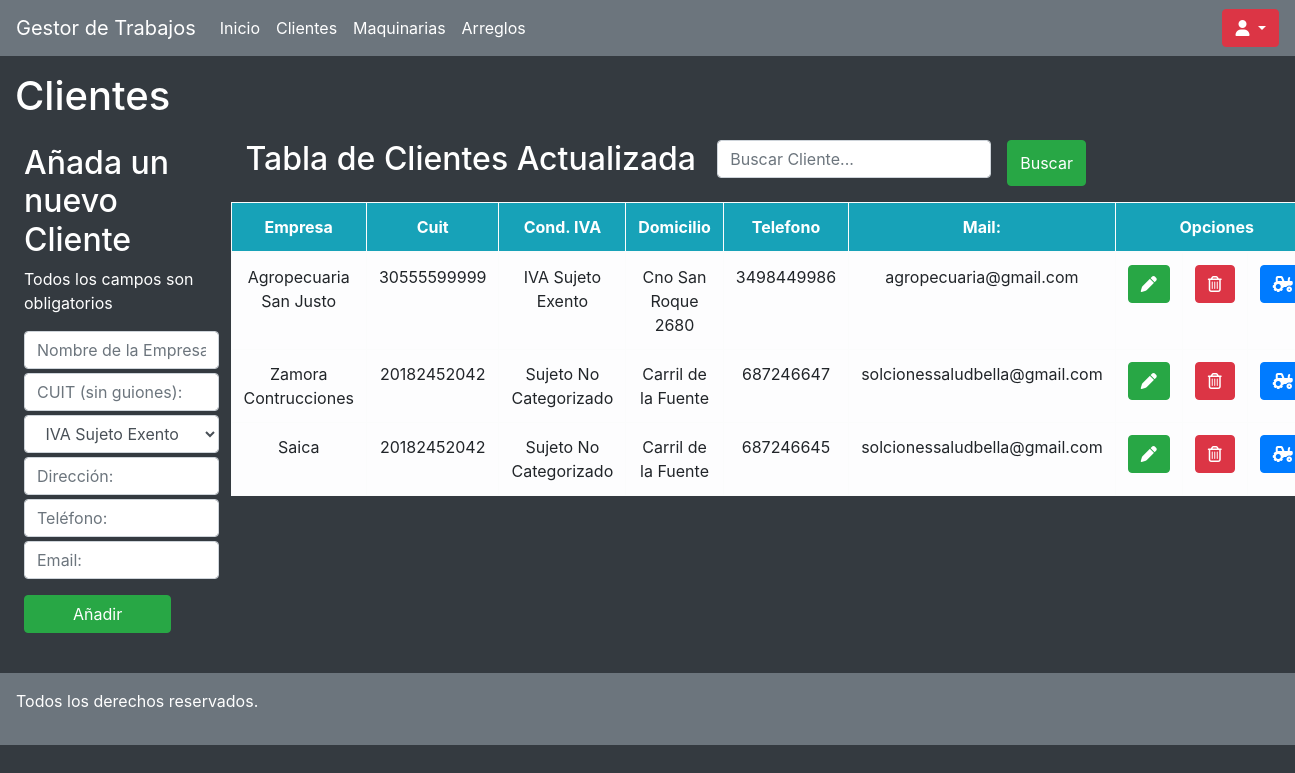
The page /clientes/listado/ (signed in) on the database as committed earlier.
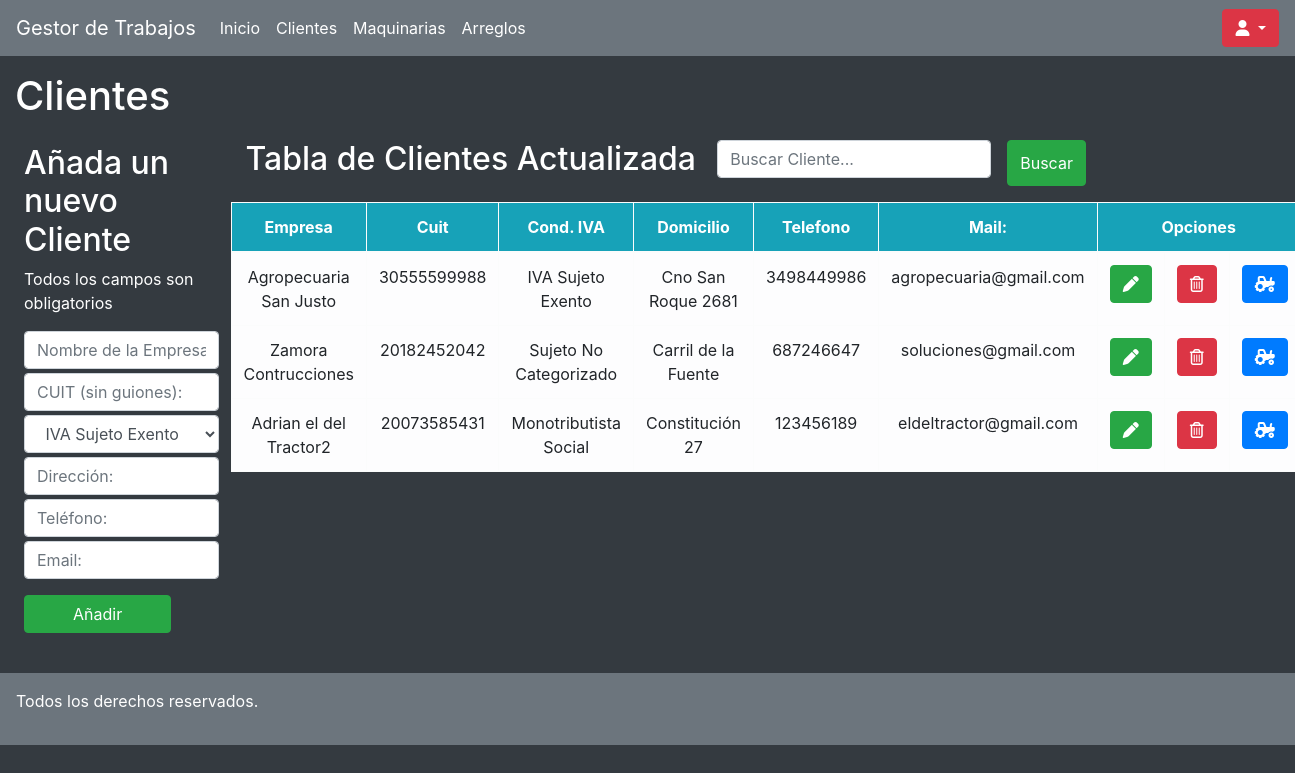
The same page on the database as committed later.
### clientes/models.py (models this page shows, shortened)
class Clientes(models.Model):
    empresa = models.CharField(max_length=50,null=True,blank=True)
    condicion_iva = models.CharField(max_length=30)
    telefono = models.IntegerField(null=True,blank=True)
    domicilio = models.CharField(max_length=100)
    mail = models.EmailField(null=True,blank=True)
    cuit = models.IntegerField()

### clientes/views.py (the view)
# urls.py: path('listado/', clientes, name='clientes'),
@login_required
def clientes(request):
    abuscar = request.GET.get("clientebuscado")
    cliente = Clientes.objects.all()
    if abuscar:
        cliente = Clientes.objects.filter(
            Q(empresa__icontains = abuscar) |
            Q(cuit__icontains = abuscar) |
            Q(domicilio__icontains = abuscar)
        ).distinct()
    return render(request, 'clientes.html', {"clientes":cliente})

### clientes/templates/clientes.html (shortened to what this page needs)
{% extends "./base.html" %}
{% block body%}
<div class="col-12">
    <h1 class="mt-3 text-white">Clientes</h1>
</div>
<div class="row m-3">
    <div class="col-2 p-2 text-white">
        <h2>Añada un nuevo Cliente</h2>
        <p class="warning">Todos los campos son obligatorios</p>
        <form action="../add/" class="form-group" method="POST">
            <input type="text" name="empresa" class="form-control mt-1" placeholder="Nombre de la Empresa:">
            <input type="number" name="cuit" class="form-control mt-1" placeholder="CUIT (sin guiones):">
            <select class="form-control my-1" aria-label=".form-select-sm example" name="iva" id="">
                <option value="IVA Sujeto Exento">&nbsp;IVA Sujeto Exento</option>
            </select>
            <input type="text" name="domicilio" class="form-control mt-1" placeholder="Dirección:">
            <input type="number" name="telefono" class="form-control mt-1" placeholder="Teléfono:">
            <input type="text" name="mail" class="form-control mt-1" placeholder="Email:">
            <button class="btn btn-success aling-center px-5 mt-3">Añadir</button>
        </form>
    </div>
    <div class="col-10 p-1">
        <div class="d-flex justify-content-md-between mb-3 col-10">
            <h2 class="text-white">Tabla de Clientes Actualizada</h2>
            <form class="d-flex justify-content-end" method="GET">
                <input class="form-control me-2" type="search" name="clientebuscado" placeholder="Buscar Cliente..." aria-label="Search" value={{request.GET.clientebuscado}}>
                <button class="btn btn-success ml-3" type="submit">Buscar</button>
            </form>
        </div>
        <table class="table text-center table-bordered table-light table-hover">
            <thead class="bg-info text-white">
                <tr>
                    <th>Empresa</th>
                    <th>Cuit</th>
                    <th>Cond. IVA</th>
                    <th>Domicilio</th>
                    <th>Telefono</th>
                    <th >Mail:</th>
                    <th colspan="3" class="col-1">Opciones</th>
                </tr>
            </thead>
            <tbody class="">
                {% for clientes in clientes %}
                    <tr>
                        <td> {{ clientes.empresa}} </td>
                        <td> {{ clientes.cuit}} </td>
                        <td> {{ clientes.condicion_iva}} </td>
                        <td> {{ clientes.domicilio}} </td>
                        <td> {{ clientes.telefono}} </td>
                        <td> {{ clientes.mail}} </td>
                        <td><a href="{% url 'edit' clientes.id %}" class="btn btn-success"><i class="fas fa-pen"></i></a></td>
                        <td><a href="{% url 'delete' clientes.id %}" class="btn btn-danger"><i class="far fa-trash-alt"></i></a></td>
                        <td><a href="../maquinarias-cliente/{{clientes.id}}" class="btn btn-primary"><i class="fas fa-tractor"></i></a></td>
                    </tr>
                {% endfor %}
            </tbody>
        </table>
    </div>
</div>
{%endblock%}

Rows that differ between the two databases and show on the page:
removed Clientes: empresa "Saica", cuit "20182452042", condicion_iva "Sujeto No Categorizado", domicilio "Carril de la Fuente", telefono "687246645", mail "solcionessaludbella@gmail.com"
changed Clientes "Agropecuaria San Justo": cuit "30555599999" → "30555599988"; domicilio "Cno San Roque 2680" → "Cno San Roque 2681"
changed Clientes "Zamora Contrucciones": mail "solcionessaludbella@gmail.com" → "soluciones@gmail.com"
added Clientes: empresa "Adrian el del Tractor2", cuit "20073585431", condicion_iva "Monotributista Social", domicilio "Constitución 27", telefono "123456189", mail "eldeltractor@gmail.com"
